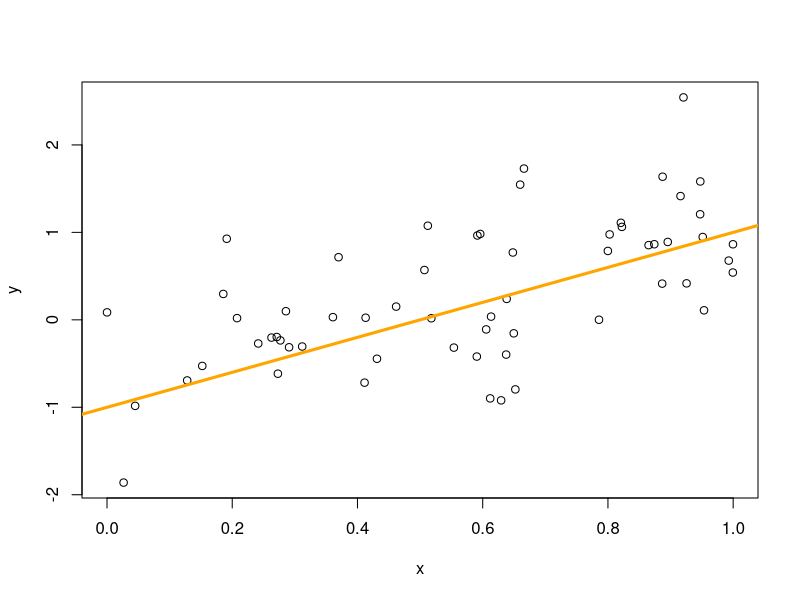

Here is the R script that generated this plot:
a <- -1
b <- 2
n <- 60
sigSq = 0.5

x <- runif(n)
avgX <- mean(x)
write(avgX, "avgX.txt")
y <- a + b * x + rnorm(n, sd= sqrt(sigSq))
avgX <- mean(x)
plot(x,y)
abline(a, b, col="orange", lwd=3)
dev.print(pdf, "line.pdf") 
